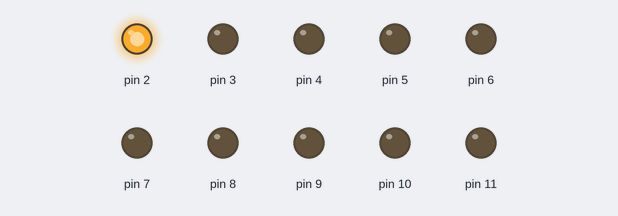
Recording of a sketch running on a simulated Arduino Uno, built with avr-gcc and run on an emulated ATmega328P. Shown: output pins drawn as LEDs (lit = HIGH).

Above: at 0.04 s.
At 0.76 s:
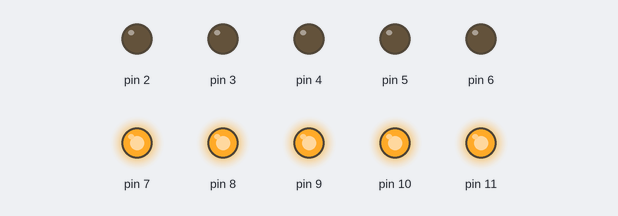
At 1.32 s:
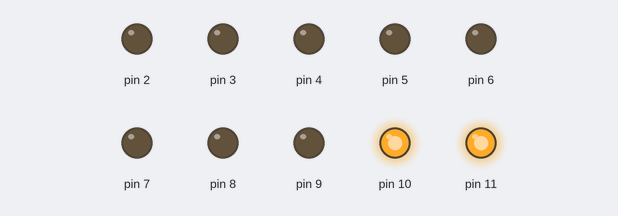
At 2.68 s:
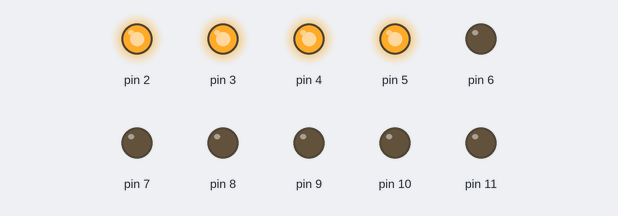
At 4.04 s:
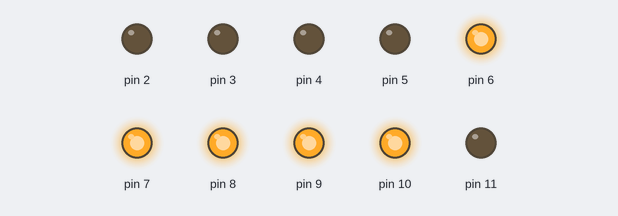
At 5.4 s:
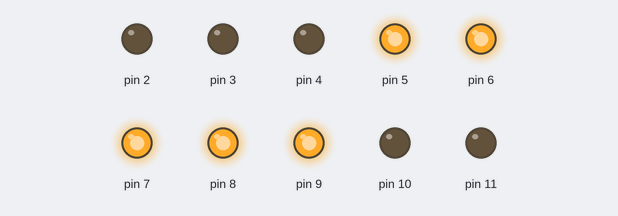
Timing chart, 0 to 5.7 s (numbered marks = the images above):
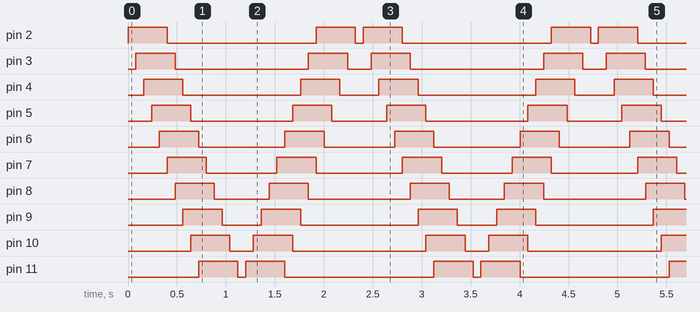

The sketch:

rolling_light_part.ino
```cpp
int sensorPin = A0; // select the input pin for the input device

const int numberOfLEDs = 10;
int counter =0;
int ms_delay=80; // 10ms is to fast for small array
const int num_of_lit_up = 5;//  num of LED should be on at one time, instead of full length, shall look like moving bricks.
int lit_up[num_of_lit_up];  // contain the pin numbers to be lit up

boolean has_empty_slots;

long loop_cnt = 0;

boolean upwards = true;

int last_idx = 0;

int off_count = 0;  // to detect if all light off;

void setup() {
  Serial.begin(9600);

  // setup pin for output
  for (int i=2 ; i<=11; i++){  //CODE_SMELL: magic number, easy to corrupt
    pinMode(i, OUTPUT);
  }

  // setting each pin to LOW so as not to light the LED
  for (int i=2 ; i<=11; i++){
    digitalWrite(i, LOW);
  }

  // init array, if the value of the element is not -1, then the corresponding LED should be lit up
  for (int i=0 ; i<num_of_lit_up && i < numberOfLEDs; i++){
    lit_up[i] = -1;
  }


  upwards = true;

  has_empty_slots = true;

  loop_cnt = -1;

}


boolean check_has_empty_slots(){
  boolean has_empty = false;
  for (int i = 0; i< num_of_lit_up; i++){
    if ( lit_up[i] == -1 ) {
      has_empty = true;
      break;
    }
  }
  return has_empty;
}

boolean check_has_empty_slots_downwards(){
  boolean has_empty = false;
  for (int i = num_of_lit_up; i>0 ; i--){
    if ( lit_up[i] == -1 ) {
      has_empty = true;
      break;
    }
  }
  return has_empty;
}


int get_current_max_pin_num() {
  int max_pin_num = 1; // 1:non-exist, 2 is the smallest for 2-11 arrangement
  for (int i=0; i< num_of_lit_up; i++ ) {
    if ( lit_up[i] > max_pin_num ) {
      max_pin_num = lit_up[i];
    }
  }

  return max_pin_num;
}

int get_current_min_pin_num() {
  int min_pin_num = 12; // 12:non-exist, 11 is the larget for 2-11 arrangement
  for (int i=0; i< num_of_lit_up; i++ ) {
    if ( lit_up[i] < min_pin_num && lit_up[i] != -1 ) {
      min_pin_num = lit_up[i];
    }
  }

  return min_pin_num;
}


void add_next_pin_downwards(){
  int min_pin_num  = get_current_min_pin_num();

//  Serial.print("mix_pin_num  ");
//  Serial.print(" : ");
//  Serial.print(min_pin_num);
//  Serial.println("");

  if ( min_pin_num > 0) {
    // find empty slot to fill in

    if ( check_has_empty_slots_downwards() ) {
      for (int i = 0; i< num_of_lit_up; i++){
        if ( lit_up[i] == -1 ) {
          lit_up[i] = min_pin_num-1; // May not work if reverse

          last_idx = i;
//          Serial.print("adding lit_up[ ");
//          Serial.print(i);
//          Serial.print(" ]");
//          Serial.print(" : ");
//          Serial.print(min_pin_num-1);
//          Serial.println("");
          break;
        }
      }
    } else { // no empty slot
      // replace the oldest
      last_idx += 1;
      int idx = (last_idx) % num_of_lit_up;
      int digitToLow = lit_up[idx];
      digitalWrite(digitToLow, LOW);

      lit_up[idx] = min_pin_num-1 ;
      last_idx=idx;

//      Serial.print("replacing lit_up[ ");
//      Serial.print(idx);
//      Serial.print(" ]");
//      Serial.print(" : ");
//      Serial.print(min_pin_num-1);
//      Serial.println("");
    }


  } else {
    // reached 11 pin, not adding, but
    // TODO:
    Serial.println("unimplemented 3");

  }
}

void add_next_pin(){
  int max_pin_num  = get_current_max_pin_num();

//  Serial.print("max_pin_num  ");
//  Serial.print(" : ");
//  Serial.print(max_pin_num);
//  Serial.println("");

  if ( max_pin_num <= 11) {
    // find empty slot to fill in

    if ( check_has_empty_slots() ) {
      for (int i = 0; i< num_of_lit_up; i++){
        if ( lit_up[i] == -1 ) {
          lit_up[i] = max_pin_num+1; // May not work if reverse

//          Serial.print("adding lit_up[ ");
//          Serial.print(i);
//          Serial.print(" ]");
//          Serial.print(" : ");
//          Serial.print(max_pin_num+1);
//          Serial.println("");
          break;
        }
      }
    } else { // no empty slot
      // replace the oldest
      int idx = (loop_cnt) % num_of_lit_up;
      int digitToLow = lit_up[idx];
      digitalWrite(digitToLow, LOW);

      lit_up[idx] = max_pin_num+1 ;

//      Serial.print("replacing lit_up[ ");
//      Serial.print(idx);
//      Serial.print(" ]");
//      Serial.print(" : ");
//      Serial.print(max_pin_num+1);
//      Serial.println("");
    }

  } else { // reached 11 pin, not adding, but
    // TODO:
    Serial.println("unimplemented 1");
  }
}


void on_off_step(){

   if ( upwards ) {
     int current_max_pin_num = get_current_max_pin_num();
     if  ( current_max_pin_num < 11 ) {
        // still can add next +1 pin number
         add_next_pin();

     } else {
        // reach max pin to lit up, considering turn-off previous one

        int oldest_idx = (loop_cnt ) % num_of_lit_up ;
        int digitPin = lit_up[oldest_idx];
        lit_up[oldest_idx] = -1;

        off_count += 1;
        digitalWrite(digitPin, LOW);


//        Serial.println("doing 2 .. ");

        if ( off_count - num_of_lit_up == 0 ) {
          // reset
          off_count = 0;
          // flip
          upwards = !upwards;
        }
     }
   } else {  // reverse orger
      int current_min_pin_num = get_current_min_pin_num();


      if  ( current_min_pin_num >2 ) {
        // still can add next -1 pin number
         add_next_pin_downwards();

       } else {
          // reach max pin to lit up, considering turn-off previous one

          int oldest_idx = (loop_cnt ) % num_of_lit_up ;
          int digitPin = lit_up[oldest_idx];
          lit_up[oldest_idx] = -1;

          off_count += 1;
          digitalWrite(digitPin, LOW);

//          Serial.println("doing 4 .. ");

          if ( off_count - num_of_lit_up == 0 ) {
            // reset
            off_count = 0;
            // flip
            upwards = !upwards;
          }
       }
     }

}

void loop() {

  loop_cnt += 1;
  /**

  Strategy 2: maintain an array of lit up pins

  **/

//  Serial.print(loop_cnt);
//  Serial.println("");

  // --------- changing status ---------


  on_off_step();


  // --------- display ----------
//  //check lit_up element
//  for (int i=0 ; i<=num_of_lit_up && i < numberOfLEDs; i++){
//    int digit = lit_up[i];
//    if (digit != -1 && digit >=2 && digit <=11 ) {
//      digitalWrite(digit, HIGH);  // TODO: digit should be
//    } else {
//      digitalWrite(digit, LOW);
//    }
//  }
   int idx = loop_cnt % num_of_lit_up;
   int digit = lit_up[idx];
   if ( digit >=2 && digit <= 11) {
     digitalWrite(digit, HIGH);
   }


  delay(ms_delay);


}
```

Measured:
- by itself, pin 2: repeats every 2.4 s: LOW 1.5 s, HIGH 0.40 s, LOW 0.08 s, HIGH 0.40 s
- by itself, pin 3: repeats every 2.4 s: LOW 1.4 s, HIGH 0.40 s, LOW 0.24 s, HIGH 0.40 s
- by itself, pin 4: repeats every 2.4 s: LOW 1.2 s, HIGH 0.40 s, LOW 0.40 s, HIGH 0.40 s
- by itself, pin 5: repeats every 2.4 s: LOW 1.0 s, HIGH 0.40 s, LOW 0.56 s, HIGH 0.40 s
- by itself, pin 6: repeats every 2.4 s: LOW 0.88 s, HIGH 0.40 s, LOW 0.72 s, HIGH 0.40 s
- by itself, pin 7: repeats every 2.4 s: LOW 0.72 s, HIGH 0.40 s, LOW 0.88 s, HIGH 0.40 s
- by itself, pin 8: repeats every 2.4 s: LOW 0.56 s, HIGH 0.40 s, LOW 1.0 s, HIGH 0.40 s
- by itself, pin 9: repeats every 2.4 s: LOW 0.40 s, HIGH 0.40 s, LOW 1.2 s, HIGH 0.40 s
